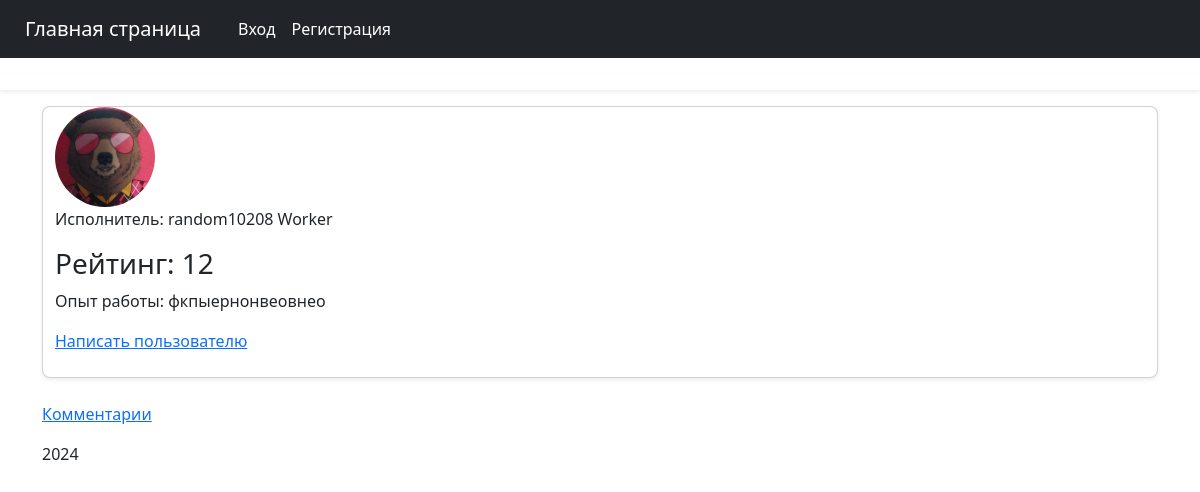
Screenshot of /worker/4 with the database file from the repository.
### users/models.py (models this page shows, shortened)
class Worker(models.Model):
    user = models.OneToOneField(User, on_delete=models.CASCADE)
    rating = models.IntegerField(null=True, default=0)
    experience = models.TextField(null=True)
    def __str__(self):
        return f'{self.user.username} Worker'

class Profile(models.Model):
    user = models.OneToOneField(User, on_delete=models.CASCADE)
    image = models.ImageField(default='default.jpg', upload_to='profile_pics')

### searchwork/views.py (the view)
# urls.py: path('worker/<int:pk>', WorkerProfileView.as_view(), name='worker-profile'),
class WorkerProfileView(DetailView):
    model = Worker

### users/templates/users/worker_detail.html
{% extends "searchwork/base_client.html" %}
{% block content %}
<div class="card mb-4 rounded-3 shadow-sm">
  <article class="container mb-4">
    <img class="rounded-circle article-img" src="{{ worker.user.profile.image.url }}" width="100" height="100" alt="аватар заказчика">
    <div class="media-body">
      <div class="article-metadata">
        <p class="mr-2">Исполнитель: {{ worker }}</p>
      </div>
      <h3>Рейтинг: {{ worker.rating }}</h3>
      <p class="mr-2">Опыт работы: {{ worker.experience }}</p>
      <a class="mr-2" href="{% url 'chat' worker.user.id %}">Написать пользователю</a>
    </div>
  </article>
</div>
<a class="mr-2" href="{% url 'worker-comment-form' worker.id %}">Комментарии</a>
{% endblock content %}

### rows the page displays
Worker: user.profile.image (picture), user.username "random10208 Worker", rating "12", experience "фкпыернонвеовнео"
